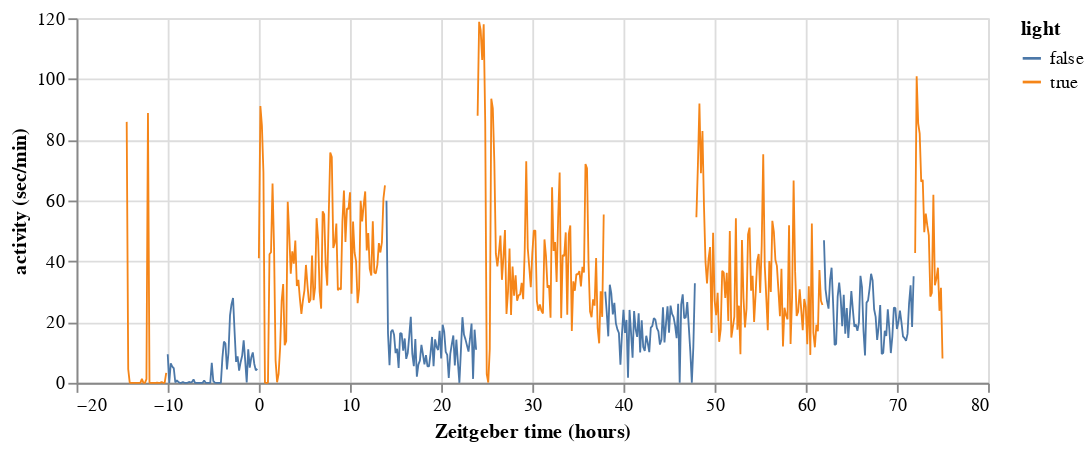

Notebook code for this chart:
### Markdown cell above
In this problem, you will work with your group to come up with some good ways to parametrize sleep behavior and estimate the values of these parameters. Choose two different ways to parametrize sleep behavior. You can use sleep metrics from the Prober, et al. paper or (for more fun) invent your own. For each of the ways of parametrizing sleep, provide instructive plots and estimate the values of the parameters. Be sure to discuss the rationale behind choosing your parametrizations.

### Code cell
def plot_trace(df, col='activity', location=1, units='sec/min'):
    """Plot a trace, coloring by light."""
    charts = []
    for day, light in itertools.product(df['day'].unique(), 
                                        df['light'].unique()):
        inds = ( (df['location'] == location) 
                & (df['day'] == day) 
                & (df['light'] == light))

        charts.append(
            alt.Chart(df.loc[inds, ['zeit', col, 'light']],
                  height=200,
                  width=500
                ).mark_line(
                    strokeWidth=1,
                    strokeJoin='bevel'
                ).encode(
                    x=alt.X('zeit:Q', title='Zeitgeber time (hours)'),
                    y=alt.Y(f'{col}:Q', title=f'activity ({units})'),
                    color='light:N',
                    order='zeit:Q'
            )
        )

    return alt.layer(*charts)

plot_trace(df_resampled, col='activity', location=1)

### Figure 1 — Vega-Lite specification as saved in the notebook (floating-point values rounded to 4 significant figures)
{"$schema": "https://vega.github.io/schema/vega-lite/v2.6.0.json", "config": {"view": {"height": 300, "width": 400}}, "datasets": {"data-0204ba2995ebd89e038c0b7e0b0209c2": [{"activity": 9.4, "light": false, "zeit": -10}, {"activity": 0, "light": false, "zeit": -9.833}, {"activity": 6.4, "light": false, "zeit": -9.667}, {"activity": 5.3, "light": false, "zeit": -9.5}, {"activity": 4.8, "light": false, "zeit": -9.333}, {"activity": 0.1, "light": false, "zeit": -9.167}, {"activity": 0.8, "light": false, "zeit": -9.0}, {"activity": 0.3, "light": false, "zeit": -8.833}, {"activity": 0, "light": false, "zeit": -8.667}, {"activity": 0, "light": false, "zeit": -8.5}, {"activity": 0.3, "light": false, "zeit": -8.333}, {"activity": 0, "light": false, "zeit": -8.167}, {"activity": 0, "light": false, "zeit": -8}, {"activity": 0, "light": false, "zeit": -7.833}, {"activity": 0.3, "light": false, "zeit": -7.667}, {"activity": 0.1, "light": false, "zeit": -7.5}, {"activity": 0.3, "light": false, "zeit": -7.333}, {"activity": 1.1, "light": false, "zeit": -7.167}, {"activity": 0, "light": false, "zeit": -7}, {"activity": 0, "light": false, "zeit": -6.833}, {"activity": 0, "light": false, "zeit": -6.667}, {"activity": 0, "light": false, "zeit": -6.5}, {"activity": 0, "light": false, "zeit": -6.333}, {"activity": 0, "light": false, "zeit": -6.167}, {"activity": 0.8, "light": false, "zeit": -6}, {"activity": 0, "light": false, "zeit": -5.833}, {"activity": 0, "light": false, "zeit": -5.667}, {"activity": 0, "light": false, "zeit": -5.5}, {"activity": 0, "light": false, "zeit": -5.333}, {"activity": 6.6, "light": false, "zeit": -5.167}, {"activity": 0.6, "light": false, "zeit": -5}, {"activity": 0.1, "light": false, "zeit": -4.833}, {"activity": 0, "light": false, "zeit": -4.667}, {"activity": 0, "light": false, "zeit": -4.5}, {"activity": 0, "light": false, "zeit": -4.333}, {"activity": 0, "light": false, "zeit": -4.167}, {"activity": 8.2, "light": false, "zeit": -4}, {"activity": 13.6, "light": false, "zeit": -3.833}, {"activity": 12.9, "light": false, "zeit": -3.667}, {"activity": 4.4, "light": false, "zeit": -3.5}, {"activity": 9.9, "light": false, "zeit": -3.333}, {"activity": 22.1, "light": false, "zeit": -3.167}, {"activity": 25.9, "light": false, "zeit": -3}, {"activity": 27.9, "light": false, "zeit": -2.833}, {"activity": 17, "light": false, "zeit": -2.667}, {"activity": 6.9, "light": false, "zeit": -2.5}, {"activity": 8.7, "light": false, "zeit": -2.333}, {"activity": 4, "light": false, "zeit": -2.167}, {"activity": 6.8, "light": false, "zeit": -2}, {"activity": 8.9, "light": false, "zeit": -1.833}, {"activity": 14, "light": false, "zeit": -1.667}, {"activity": 7.3, "light": false, "zeit": -1.5}, {"activity": 0.1, "light": false, "zeit": -1.333}, {"activity": 11.0, "light": false, "zeit": -1.167}, {"activity": 5, "light": false, "zeit": -1}, {"activity": 8.3, "light": false, "zeit": -0.8333}, {"activity": 10, "light": false, "zeit": -0.6667}, {"activity": 6.2, "light": false, "zeit": -0.5}, {"activity": 4.1, "light": false, "zeit": -0.3333}, {"activity": 4.6, "light": false, "zeit": -0.1667}], "data-06ba3942e36dc0de54647e9960f95fc8": [{"activity": 42.7, "light": true, "zeit": 72.0}, {"activity": 100.9, "light": true, "zeit": 72.17}, {"activity": 85.4, "light": true, "zeit": 72.33}, {"activity": 82, "light": true, "zeit": 72.5}, {"activity": 66.2, "light": true, "zeit": 72.67}, {"activity": 66.8, "light": true, "zeit": 72.83}, {"activity": 49.6, "light": true, "zeit": 73}, {"activity": 55.7, "light": true, "zeit": 73.17}, {"activity": 51.8, "light": true, "zeit": 73.33}, {"activity": 48.5, "light": true, "zeit": 73.5}, {"activity": 28.4, "light": true, "zeit": 73.67}, {"activity": 29.6, "light": true, "zeit": 73.83}, {"activity": 61.9, "light": true, "zeit": 74}, {"activity": 32.1, "light": true, "zeit": 74.17}, {"activity": 34.3, "light": true, "zeit": 74.33}, {"activity": 37.9, "light": true, "zeit": 74.5}, {"activity": 23.7, "light": true, "zeit": 74.67}, {"activity": 31.3, "light": true, "zeit": 74.83}, {"activity": 8, "light": true, "zeit": 75}], "data-1ccb1e180d2fb7a8e25c27f976e612f6": [{"activity": 54.5, "light": true, "zeit": 48}, {"activity": 71.6, "light": true, "zeit": 48.17}, {"activity": 91.9, "light": true, "zeit": 48.33}, {"activity": 69, "light": true, "zeit": 48.5}, {"activity": 82.9, "light": true, "zeit": 48.67}, {"activity": 58.1, "light": true, "zeit": 48.83}, {"activity": 39.8, "light": true, "zeit": 49}, {"activity": 32.7, "light": true, "zeit": 49.17}, {"activity": 40.7, "light": true, "zeit": 49.33}, {"activity": 44.7, "light": true, "zeit": 49.5}, {"activity": 16.4, "light": true, "zeit": 49.67}, {"activity": 49.4, "light": true, "zeit": 49.83}, {"activity": 27.1, "light": true, "zeit": 50}, {"activity": 22.3, "light": true, "zeit": 50.17}, {"activity": 29.6, "light": true, "zeit": 50.33}, {"activity": 13.5, "light": true, "zeit": 50.5}, {"activity": 17.6, "light": true, "zeit": 50.67}, {"activity": 36.9, "light": true, "zeit": 50.83}, {"activity": 36.3, "light": true, "zeit": 51}, {"activity": 27.9, "light": true, "zeit": 51.17}, {"activity": 36.2, "light": true, "zeit": 51.33}, {"activity": 20.38, "light": true, "zeit": 51.5}, {"activity": 50.0, "light": true, "zeit": 51.67}, {"activity": 14.9, "light": true, "zeit": 51.83}, {"activity": 18.3, "light": true, "zeit": 52}, {"activity": 21.8, "light": true, "zeit": 52.17}, {"activity": 54.2, "light": true, "zeit": 52.33}, {"activity": 17.5, "light": true, "zeit": 52.5}, {"activity": 25.4, "light": true, "zeit": 52.67}, {"activity": 9.4, "light": true, "zeit": 52.83}, {"activity": 47, "light": true, "zeit": 53}, {"activity": 28.0, "light": true, "zeit": 53.17}, {"activity": 18.2, "light": true, "zeit": 53.33}, {"activity": 24.4, "light": true, "zeit": 53.5}, {"activity": 48.8, "light": true, "zeit": 53.67}, {"activity": 51.1, "light": true, "zeit": 53.83}, {"activity": 30.3, "light": true, "zeit": 54}, {"activity": 35.2, "light": true, "zeit": 54.17}, {"activity": 20, "light": true, "zeit": 54.33}, {"activity": 29.3, "light": true, "zeit": 54.5}, {"activity": 40, "light": true, "zeit": 54.67}, {"activity": 42.4, "light": true, "zeit": 54.83}, {"activity": 29.6, "light": true, "zeit": 55}, {"activity": 45.4, "light": true, "zeit": 55.17}, {"activity": 75.2, "light": true, "zeit": 55.33}, {"activity": 38.6, "light": true, "zeit": 55.5}, {"activity": 28.2, "light": true, "zeit": 55.67}, {"activity": 17.3, "light": true, "zeit": 55.83}, {"activity": 40.1, "light": true, "zeit": 56}, {"activity": 29.9, "light": true, "zeit": 56.17}, {"activity": 53.3, "light": true, "zeit": 56.33}, {"activity": 49.7, "light": true, "zeit": 56.5}, {"activity": 40.5, "light": true, "zeit": 56.67}, {"activity": 38.5, "light": true, "zeit": 56.83}, {"activity": 30.5, "light": true, "zeit": 57}, {"activity": 21.9, "light": true, "zeit": 57.17}, {"activity": 37.5, "light": true, "zeit": 57.33}, {"activity": 12.0, "light": true, "zeit": 57.5}, {"activity": 24.7, "light": true, "zeit": 57.67}, {"activity": 22.3, "light": true, "zeit": 57.83}, {"activity": 20.9, "light": true, "zeit": 58}, {"activity": 51.9, "light": true, "zeit": 58.17}, {"activity": 12.8, "light": true, "zeit": 58.33}, {"activity": 28.2, "light": true, "zeit": 58.5}, {"activity": 66.6, "light": true, "zeit": 58.67}, {"activity": 36.6, "light": true, "zeit": 58.83}, {"activity": 22.0, "light": true, "zeit": 59}, {"activity": 23.4, "light": true, "zeit": 59.17}, {"activity": 30.8, "light": true, "zeit": 59.33}, {"activity": 24.1, "light": true, "zeit": 59.5}, {"activity": 17.3, "light": true, "zeit": 59.67}, {"activity": 27.6, "light": true, "zeit": 59.83}, {"activity": 25, "light": true, "zeit": 60}, {"activity": 12.7, "light": true, "zeit": 60.17}, {"activity": 31.8, "light": true, "zeit": 60.33}, {"activity": 9.2, "light": true, "zeit": 60.5}, {"activity": 52.4, "light": true, "zeit": 60.67}, {"activity": 16.5, "light": true, "zeit": 60.83}, {"activity": 11.7, "light": true, "zeit": 61}, {"activity": 19.1, "light": true, "zeit": 61.17}, {"activity": 17, "light": true, "zeit": 61.33}, {"activity": 37.1, "light": true, "zeit": 61.5}, {"activity": 27, "light": true, "zeit": 61.67}, {"activity": 25.6, "light": true, "zeit": 61.83}], "data-738f74767088fabc63be6055ec3e8c27": [{"activity": 41, "light": true, "zeit": 0}, {"activity": 91.1, "light": true, "zeit": 0.1667}, {"activity": 84.7, "light": true, "zeit": 0.3333}, {"activity": 69.3, "light": true, "zeit": 0.5}, {"activity": 0, "light": true, "zeit": 0.6667}, {"activity": 0, "light": true, "zeit": 0.8333}, {"activity": 0, "light": true, "zeit": 1}, {"activity": 42.3, "light": true, "zeit": 1.167}, {"activity": 43.0, "light": true, "zeit": 1.333}, {"activity": 65.6, "light": true, "zeit": 1.5}, {"activity": 44.4, "light": true, "zeit": 1.667}, {"activity": 7.4, "light": true, "zeit": 1.833}, {"activity": 0.2, "light": true, "zeit": 2}, {"activity": 3, "light": true, "zeit": 2.167}, {"activity": 11.6, "light": true, "zeit": 2.333}, {"activity": 26.9, "light": true, "zeit": 2.5}, {"activity": 32.5, "light": true, "zeit": 2.667}, {"activity": 12.4, "light": true, "zeit": 2.833}, {"activity": 13.7, "light": true, "zeit": 3}, {"activity": 59.6, "light": true, "zeit": 3.167}, {"activity": 49, "light": true, "zeit": 3.333}, {"activity": 35.9, "light": true, "zeit": 3.5}, {"activity": 43.3, "light": true, "zeit": 3.667}, {"activity": 39.2, "light": true, "zeit": 3.833}, {"activity": 46.8, "light": true, "zeit": 4}, {"activity": 31.9, "light": true, "zeit": 4.167}, {"activity": 33.9, "light": true, "zeit": 4.333}, {"activity": 27.7, "light": true, "zeit": 4.5}, {"activity": 22.7, "light": true, "zeit": 4.667}, {"activity": 27.1, "light": true, "zeit": 4.833}, {"activity": 30.4, "light": true, "zeit": 5}, {"activity": 38.8, "light": true, "zeit": 5.167}, {"activity": 32.1, "light": true, "zeit": 5.333}, {"activity": 26.4, "light": true, "zeit": 5.5}, {"activity": 27.4, "light": true, "zeit": 5.667}, {"activity": 41.9, "light": true, "zeit": 5.833}, {"activity": 27.2, "light": true, "zeit": 6}, {"activity": 31.3, "light": true, "zeit": 6.167}, {"activity": 54.2, "light": true, "zeit": 6.333}, {"activity": 47.4, "light": true, "zeit": 6.5}, {"activity": 30, "light": true, "zeit": 6.667}, {"activity": 24.4, "light": true, "zeit": 6.833}, {"activity": 56.43, "light": true, "zeit": 7}, {"activity": 55.4, "light": true, "zeit": 7.167}, {"activity": 38.5, "light": true, "zeit": 7.333}, {"activity": 32, "light": true, "zeit": 7.5}, {"activity": 55.3, "light": true, "zeit": 7.667}, {"activity": 75.8, "light": true, "zeit": 7.833}, {"activity": 74.3, "light": true, "zeit": 8}, {"activity": 44.4, "light": true, "zeit": 8.167}, {"activity": 46.1, "light": true, "zeit": 8.333}, {"activity": 52.4, "light": true, "zeit": 8.5}, {"activity": 30.5, "light": true, "zeit": 8.667}, {"activity": 31.2, "light": true, "zeit": 8.833}, {"activity": 30.7, "light": true, "zeit": 9.0}, {"activity": 53.1, "light": true, "zeit": 9.167}, {"activity": 63.3, "light": true, "zeit": 9.333}, {"activity": 46.4, "light": true, "zeit": 9.5}, {"activity": 57.4, "light": true, "zeit": 9.667}, {"activity": 57.2, "light": true, "zeit": 9.833}, {"activity": 62.7, "light": true, "zeit": 10}, {"activity": 29.3, "light": true, "zeit": 10.17}, {"activity": 53.1, "light": true, "zeit": 10.33}, {"activity": 42.9, "light": true, "zeit": 10.5}, {"activity": 39.9, "light": true, "zeit": 10.67}, {"activity": 26.2, "light": true, "zeit": 10.83}, {"activity": 31.0, "light": true, "zeit": 11}, {"activity": 59.9, "light": true, "zeit": 11.17}, {"activity": 53.1, "light": true, "zeit": 11.33}, {"activity": 58.5, "light": true, "zeit": 11.5}, {"activity": 63, "light": true, "zeit": 11.67}, {"activity": 43.6, "light": true, "zeit": 11.83}, {"activity": 49.3, "light": true, "zeit": 12}, {"activity": 37.5, "light": true, "zeit": 12.17}, {"activity": 35.3, "light": true, "zeit": 12.33}, {"activity": 53.2, "light": true, "zeit": 12.5}, {"activity": 36.3, "light": true, "zeit": 12.67}, {"activity": 36, "light": true, "zeit": 12.83}, {"activity": 38.8, "light": true, "zeit": 13}, {"activity": 46, "light": true, "zeit": 13.17}, {"activity": 42.9, "light": true, "zeit": 13.33}, {"activity": 46.2, "light": true, "zeit": 13.5}, {"activity": 60.6, "light": true, "zeit": 13.67}, {"activity": 65, "light": true, "zeit": 13.83}], "data-9b1fadecd0a80a118915a358e5e98d29": [{"activity": 87.9, "light": true, "zeit": 24}, {"activity": 118.8, "light": true, "zeit": 24.17}, {"activity": 116.1, "light": true, "zeit": 24.33}, {"activity": 106.3, "light": true, "zeit": 24.5}, {"activity": 118, "light": true, "zeit": 24.67}, {"activity": 85.7, "light": true, "zeit": 24.83}, {"activity": 2.9, "light": true, "zeit": 25}, {"activity": 0.1, "light": true, "zeit": 25.17}, {"activity": 11.2, "light": true, "zeit": 25.33}, {"activity": 93.5, "light": true, "zeit": 25.5}, {"activity": 90.3, "light": true, "zeit": 25.67}, {"activity": 72.7, "light": true, "zeit": 25.83}, {"activity": 42.5, "light": true, "zeit": 26}, {"activity": 38.3, "light": true, "zeit": 26.17}, {"activity": 42.8, "light": true, "zeit": 26.33}, {"activity": 48.5, "light": true, "zeit": 26.5}, {"activity": 33.9, "light": true, "zeit": 26.67}, {"activity": 41.5, "light": true, "zeit": 26.83}, {"activity": 50.3, "light": true, "zeit": 27}, {"activity": 22.7, "light": true, "zeit": 27.17}, {"activity": 30, "light": true, "zeit": 27.33}, {"activity": 44.2, "light": true, "zeit": 27.5}, {"activity": 22.3, "light": true, "zeit": 27.67}, {"activity": 38.3, "light": true, "zeit": 27.83}, {"activity": 28.7, "light": true, "zeit": 28}, {"activity": 35.4, "light": true, "zeit": 28.17}, {"activity": 27.0, "light": true, "zeit": 28.33}, {"activity": 28.8, "light": true, "zeit": 28.5}, {"activity": 29.1, "light": true, "zeit": 28.67}, {"activity": 32.9, "light": true, "zeit": 28.83}, {"activity": 27.5, "light": true, "zeit": 29}, {"activity": 43.7, "light": true, "zeit": 29.17}, {"activity": 72.9, "light": true, "zeit": 29.33}, {"activity": 44.3, "light": true, "zeit": 29.5}, {"activity": 38.0, "light": true, "zeit": 29.67}, {"activity": 31.5, "light": true, "zeit": 29.83}, {"activity": 42.7, "light": true, "zeit": 30}, {"activity": 50.1, "light": true, "zeit": 30.17}, {"activity": 50.1, "light": true, "zeit": 30.33}, {"activity": 26.9, "light": true, "zeit": 30.5}, {"activity": 23.7, "light": true, "zeit": 30.67}, {"activity": 25.8, "light": true, "zeit": 30.83}, {"activity": 23.7, "light": true, "zeit": 31}, {"activity": 22.8, "light": true, "zeit": 31.17}, {"activity": 47.2, "light": true, "zeit": 31.33}, {"activity": 41.7, "light": true, "zeit": 31.5}, {"activity": 31.3, "light": true, "zeit": 31.67}, {"activity": 32.1, "light": true, "zeit": 31.83}, {"activity": 21.4, "light": true, "zeit": 32}, {"activity": 64.4, "light": true, "zeit": 32.17}, {"activity": 43.4, "light": true, "zeit": 32.33}, {"activity": 46.3, "light": true, "zeit": 32.5}, {"activity": 33.2, "light": true, "zeit": 32.67}, {"activity": 54.2, "light": true, "zeit": 32.83}, {"activity": 69.2, "light": true, "zeit": 33.0}, {"activity": 21.3, "light": true, "zeit": 33.17}, {"activity": 42.1, "light": true, "zeit": 33.33}, {"activity": 41.7, "light": true, "zeit": 33.5}, {"activity": 49.5, "light": true, "zeit": 33.67}, {"activity": 22.4, "light": true, "zeit": 33.83}, {"activity": 48.9, "light": true, "zeit": 34.0}, {"activity": 51.8, "light": true, "zeit": 34.17}, {"activity": 17.1, "light": true, "zeit": 34.33}, {"activity": 33.4, "light": true, "zeit": 34.5}, {"activity": 30.3, "light": true, "zeit": 34.67}, {"activity": 35.8, "light": true, "zeit": 34.83}, {"activity": 35.7, "light": true, "zeit": 35.0}, {"activity": 36.8, "light": true, "zeit": 35.17}, {"activity": 31.7, "light": true, "zeit": 35.33}, {"activity": 38.2, "light": true, "zeit": 35.5}, {"activity": 36.3, "light": true, "zeit": 35.67}, {"activity": 72, "light": true, "zeit": 35.83}, {"activity": 70.6, "light": true, "zeit": 36.0}, {"activity": 39.4, "light": true, "zeit": 36.17}, {"activity": 23.5, "light": true, "zeit": 36.33}, {"activity": 21.6, "light": true, "zeit": 36.5}, {"activity": 27.5, "light": true, "zeit": 36.67}, {"activity": 25.4, "light": true, "zeit": 36.83}, {"activity": 41.1, "light": true, "zeit": 37}, {"activity": 18.1, "light": true, "zeit": 37.17}, {"activity": 13, "light": true, "zeit": 37.33}, {"activity": 30.1, "light": true, "zeit": 37.5}, {"activity": 21.7, "light": true, "zeit": 37.67}, {"activity": 55.4, "light": true, "zeit": 37.83}], "data-9f8e8692b5dc061d139a40e15af27f32": [{"activity": 59.9, "light": false, "zeit": 14}, {"activity": 16.3, "light": false, "zeit": 14.17}, {"activity": 5.8, "light": false, "zeit": 14.33}, {"activity": 16.8, "light": false, "zeit": 14.5}, {"activity": 17.5, "light": false, "zeit": 14.67}, {"activity": 15.8, "light": false, "zeit": 14.83}, {"activity": 9.8, "light": false, "zeit": 15}, {"activity": 11.2, "light": false, "zeit": 15.17}, {"activity": 4.9, "light": false, "zeit": 15.33}, {"activity": 16.4, "light": false, "zeit": 15.5}, {"activity": 16.2, "light": false, "zeit": 15.67}, {"activity": 10.6, "light": false, "zeit": 15.83}, {"activity": 14.6, "light": false, "zeit": 16}, {"activity": 7.9, "light": false, "zeit": 16.17}, {"activity": 9.8, "light": false, "zeit": 16.33}, {"activity": 15.5, "light": false, "zeit": 16.5}, {"activity": 21.7, "light": false, "zeit": 16.67}, {"activity": 9.5, "light": false, "zeit": 16.83}, {"activity": 5.5, "light": false, "zeit": 17.0}, {"activity": 14.4, "light": false, "zeit": 17.17}, {"activity": 2, "light": false, "zeit": 17.33}, {"activity": 6, "light": false, "zeit": 17.5}, {"activity": 7.3, "light": false, "zeit": 17.67}, {"activity": 12.5, "light": false, "zeit": 17.83}, {"activity": 9.4, "light": false, "zeit": 18.0}, {"activity": 6.1, "light": false, "zeit": 18.17}, {"activity": 9.1, "light": false, "zeit": 18.33}, {"activity": 5.4, "light": false, "zeit": 18.5}, {"activity": 5.4, "light": false, "zeit": 18.67}, {"activity": 9.7, "light": false, "zeit": 18.83}, {"activity": 15.1, "light": false, "zeit": 19}, {"activity": 5.5, "light": false, "zeit": 19.17}, {"activity": 14.3, "light": false, "zeit": 19.33}, {"activity": 11.8, "light": false, "zeit": 19.5}, {"activity": 10.8, "light": false, "zeit": 19.67}, {"activity": 17.1, "light": false, "zeit": 19.83}, {"activity": 8, "light": false, "zeit": 20}, {"activity": 19.1, "light": false, "zeit": 20.17}, {"activity": 16.8, "light": false, "zeit": 20.33}, {"activity": 10.2, "light": false, "zeit": 20.5}, {"activity": 9.2, "light": false, "zeit": 20.67}, {"activity": 1.6, "light": false, "zeit": 20.83}, {"activity": 9.5, "light": false, "zeit": 21}, {"activity": 12.7, "light": false, "zeit": 21.17}, {"activity": 15.6, "light": false, "zeit": 21.33}, {"activity": 5.7, "light": false, "zeit": 21.5}, {"activity": 14.2, "light": false, "zeit": 21.67}, {"activity": 6.8, "light": false, "zeit": 21.83}, {"activity": 0, "light": false, "zeit": 22}, {"activity": 10.6, "light": false, "zeit": 22.17}, {"activity": 21.6, "light": false, "zeit": 22.33}, {"activity": 15.9, "light": false, "zeit": 22.5}, {"activity": 14.3, "light": false, "zeit": 22.67}, {"activity": 12.3, "light": false, "zeit": 22.83}, {"activity": 10.3, "light": false, "zeit": 23}, {"activity": 14.6, "light": false, "zeit": 23.17}, {"activity": 19.5, "light": false, "zeit": 23.33}, {"activity": 1.3, "light": false, "zeit": 23.5}, {"activity": 17.5, "light": false, "zeit": 23.67}, {"activity": 10.9, "light": false, "zeit": 23.83}], "data-a3992d1aaa9e26408eef2222c632c493": [{"activity": 46.9, "light": false, "zeit": 62}, {"activity": 30.8, "light": false, "zeit": 62.17}, {"activity": 26.9, "light": false, "zeit": 62.33}, {"activity": 24.4, "light": false, "zeit": 62.5}, {"activity": 33.9, "light": false, "zeit": 62.67}, {"activity": 37.9, "light": false, "zeit": 62.83}, {"activity": 26.2, "light": false, "zeit": 63}, {"activity": 12.5, "light": false, "zeit": 63.17}, {"activity": 12.8, "light": false, "zeit": 63.33}, {"activity": 28.4, "light": false, "zeit": 63.5}, {"activity": 33, "light": false, "zeit": 63.67}, {"activity": 27.8, "light": false, "zeit": 63.83}, {"activity": 18.6, "light": false, "zeit": 64}, {"activity": 29, "light": false, "zeit": 64.17}, {"activity": 16.2, "light": false, "zeit": 64.33}, {"activity": 24.6, "light": false, "zeit": 64.5}, {"activity": 14.8, "light": false, "zeit": 64.67}, {"activity": 22, "light": false, "zeit": 64.83}, {"activity": 30.2, "light": false, "zeit": 65.0}, {"activity": 24.1, "light": false, "zeit": 65.17}, {"activity": 18.5, "light": false, "zeit": 65.33}, {"activity": 19.2, "light": false, "zeit": 65.5}, {"activity": 17.1, "light": false, "zeit": 65.67}, {"activity": 19.8, "light": false, "zeit": 65.83}, {"activity": 35.2, "light": false, "zeit": 66.0}, {"activity": 31.5, "light": false, "zeit": 66.17}, {"activity": 17.2, "light": false, "zeit": 66.33}, {"activity": 9, "light": false, "zeit": 66.5}, {"activity": 26.4, "light": false, "zeit": 66.67}, {"activity": 27.1, "light": false, "zeit": 66.83}, {"activity": 31.0, "light": false, "zeit": 67.0}, {"activity": 35.9, "light": false, "zeit": 67.17}, {"activity": 33.7, "light": false, "zeit": 67.33}, {"activity": 24.2, "light": false, "zeit": 67.5}, {"activity": 21.7, "light": false, "zeit": 67.67}, {"activity": 14.1, "light": false, "zeit": 67.83}, {"activity": 18.5, "light": false, "zeit": 68.0}, {"activity": 25.6, "light": false, "zeit": 68.17}, {"activity": 9.5, "light": false, "zeit": 68.33}, {"activity": 9.8, "light": false, "zeit": 68.5}, {"activity": 17.1, "light": false, "zeit": 68.67}, {"activity": 15.4, "light": false, "zeit": 68.83}, {"activity": 24.2, "light": false, "zeit": 69.0}, {"activity": 17.7, "light": false, "zeit": 69.17}, {"activity": 9.8, "light": false, "zeit": 69.33}, {"activity": 15.3, "light": false, "zeit": 69.5}, {"activity": 24.8, "light": false, "zeit": 69.67}, {"activity": 24.6, "light": false, "zeit": 69.83}, {"activity": 17.7, "light": false, "zeit": 70.0}, {"activity": 20.1, "light": false, "zeit": 70.17}, {"activity": 23.8, "light": false, "zeit": 70.33}, {"activity": 19.9, "light": false, "zeit": 70.5}, {"activity": 15.3, "light": false, "zeit": 70.67}, {"activity": 14.7, "light": false, "zeit": 70.83}, {"activity": 13.8, "light": false, "zeit": 71.0}, {"activity": 16.1, "light": false, "zeit": 71.17}, {"activity": 26.1, "light": false, "zeit": 71.33}, {"activity": 32.1, "light": false, "zeit": 71.5}, {"activity": 18.4, "light": false, "zeit": 71.67}, {"activity": 35.1, "light": false, "zeit": 71.83}], "data-cecf460d220d314ba481c5fded40ea97": [{"activity": 30, "light": false, "zeit": 38}, {"activity": 23.1, "light": false, "zeit": 38.17}, {"activity": 15.3, "light": false, "zeit": 38.33}, {"activity": 32.3, "light": false, "zeit": 38.5}, {"activity": 29.4, "light": false, "zeit": 38.67}, {"activity": 22.5, "light": false, "zeit": 38.83}, {"activity": 26.3, "light": false, "zeit": 39}, {"activity": 19.6, "light": false, "zeit": 39.17}, {"activity": 17.6, "light": false, "zeit": 39.33}, {"activity": 16.4, "light": false, "zeit": 39.5}, {"activity": 6, "light": false, "zeit": 39.67}, {"activity": 15.9, "light": false, "zeit": 39.83}, {"activity": 24.0, "light": false, "zeit": 40}, {"activity": 16.4, "light": false, "zeit": 40.17}, {"activity": 20.7, "light": false, "zeit": 40.33}, {"activity": 1.7, "light": false, "zeit": 40.5}, {"activity": 24.0, "light": false, "zeit": 40.67}, {"activity": 16.4, "light": false, "zeit": 40.83}, {"activity": 8.3, "light": false, "zeit": 41}, {"activity": 23.6, "light": false, "zeit": 41.17}, {"activity": 17.7, "light": false, "zeit": 41.33}, {"activity": 15.1, "light": false, "zeit": 41.5}, {"activity": 22.9, "light": false, "zeit": 41.67}, {"activity": 10, "light": false, "zeit": 41.83}, {"activity": 20.6, "light": false, "zeit": 42}, {"activity": 11.8, "light": false, "zeit": 42.17}, {"activity": 10.5, "light": false, "zeit": 42.33}, {"activity": 15.5, "light": false, "zeit": 42.5}, {"activity": 13.1, "light": false, "zeit": 42.67}, {"activity": 10.1, "light": false, "zeit": 42.83}, {"activity": 18.2, "light": false, "zeit": 43}, {"activity": 18.7, "light": false, "zeit": 43.17}, {"activity": 21.3, "light": false, "zeit": 43.33}, {"activity": 20.8, "light": false, "zeit": 43.5}, {"activity": 18, "light": false, "zeit": 43.67}, {"activity": 16.9, "light": false, "zeit": 43.83}, {"activity": 12.6, "light": false, "zeit": 44}, {"activity": 14.2, "light": false, "zeit": 44.17}, {"activity": 24.9, "light": false, "zeit": 44.33}, {"activity": 13.3, "light": false, "zeit": 44.5}, {"activity": 19.5, "light": false, "zeit": 44.67}, {"activity": 25.2, "light": false, "zeit": 44.83}, {"activity": 16.5, "light": false, "zeit": 45}, {"activity": 25.4, "light": false, "zeit": 45.17}, {"activity": 22.7, "light": false, "zeit": 45.33}, {"activity": 21.6, "light": false, "zeit": 45.5}, {"activity": 18.8, "light": false, "zeit": 45.67}, {"activity": 14.7, "light": false, "zeit": 45.83}, {"activity": 26.0, "light": false, "zeit": 46}, {"activity": 0, "light": false, "zeit": 46.17}, {"activity": 25.8, "light": false, "zeit": 46.33}, {"activity": 29.1, "light": false, "zeit": 46.5}, {"activity": 21.3, "light": false, "zeit": 46.67}, {"activity": 21.5, "light": false, "zeit": 46.83}, {"activity": 26.6, "light": false, "zeit": 47}, {"activity": 18.5, "light": false, "zeit": 47.17}, {"activity": 10.3, "light": false, "zeit": 47.33}, {"activity": 0, "light": false, "zeit": 47.5}, {"activity": 11.9, "light": false, "zeit": 47.67}, {"activity": 32.8, "light": false, "zeit": 47.83}], "data-d751713988987e9331980363e24189ce": [], "data-ecb2743fbdf8e5052ebf0bdb66e8dfef": [{"activity": 85.89, "light": true, "zeit": -14.5}, {"activity": 4.5, "light": true, "zeit": -14.33}, {"activity": 0, "light": true, "zeit": -14.17}, {"activity": 0, "light": true, "zeit": -14}, {"activity": 0, "light": true, "zeit": -13.83}, {"activity": 0, "light": true, "zeit": -13.67}, {"activity": 0, "light": true, "zeit": -13.5}, {"activity": 0, "light": true, "zeit": -13.33}, {"activity": 0, "light": true, "zeit": -13.17}, {"activity": 0, "light": true, "zeit": -13}, {"activity": 1.3, "light": true, "zeit": -12.83}, {"activity": 0, "light": true, "zeit": -12.67}, {"activity": 0, "light": true, "zeit": -12.5}, {"activity": 1.2, "light": true, "zeit": -12.33}, {"activity": 88.8, "light": true, "zeit": -12.17}, {"activity": 0, "light": true, "zeit": -12}, {"activity": 0, "light": true, "zeit": -11.83}, {"activity": 0, "light": true, "zeit": -11.67}, {"activity": 0, "light": true, "zeit": -11.5}, {"activity": 0, "light": true, "zeit": -11.33}, {"activity": 0.1, "light": true, "zeit": -11.17}, {"activity": 0, "light": true, "zeit": -11}, {"activity": 0, "light": true, "zeit": -10.83}, {"activity": 0.3, "light": true, "zeit": -10.67}, {"activity": 0, "light": true, "zeit": -10.5}, {"activity": 0, "light": true, "zeit": -10.33}, {"activity": 3.3, "light": true, "zeit": -10.17}]}, "layer": [{"data": {"name": "data-ecb2743fbdf8e5052ebf0bdb66e8dfef"}, "encoding": {"color": {"field": "light", "type": "nominal"}, "order": {"field": "zeit", "type": "quantitative"}, "x": {"field": "zeit", "title": "Zeitgeber time (hours)", "type": "quantitative"}, "y": {"field": "activity", "title": "activity (sec/min)", "type": "quantitative"}}, "height": 200, "mark": {"strokeJoin": "bevel", "strokeWidth": 1, "type": "line"}, "width": 500}, {"data": {"name": "data-0204ba2995ebd89e038c0b7e0b0209c2"}, "encoding": {"color": {"field": "light", "type": "nominal"}, "order": {"field": "zeit", "type": "quantitative"}, "x": {"field": "zeit", "title": "Zeitgeber time (hours)", "type": "quantitative"}, "y": {"field": "activity", "title": "activity (sec/min)", "type": "quantitative"}}, "height": 200, "mark": {"strokeJoin": "bevel", "strokeWidth": 1, "type": "line"}, "width": 500}, {"data": {"name": "data-738f74767088fabc63be6055ec3e8c27"}, "encoding": {"color": {"field": "light", "type": "nominal"}, "order": {"field": "zeit", "type": "quantitative"}, "x": {"field": "zeit", "title": "Zeitgeber time (hours)", "type": "quantitative"}, "y": {"field": "activity", "title": "activity (sec/min)", "type": "quantitative"}}, "height": 200, "mark": {"strokeJoin": "bevel", "strokeWidth": 1, "type": "line"}, "width": 500}, {"data": {"name": "data-9f8e8692b5dc061d139a40e15af27f32"}, "encoding": {"color": {"field": "light", "type": "nominal"}, "order": {"field": "zeit", "type": "quantitative"}, "x": {"field": "zeit", "title": "Zeitgeber time (hours)", "type": "quantitative"}, "y": {"field": "activity", "title": "activity (sec/min)", "type": "quantitative"}}, "height": 200, "mark": {"strokeJoin": "bevel", "strokeWidth": 1, "type": "line"}, "width": 500}, {"data": {"name": "data-9b1fadecd0a80a118915a358e5e98d29"}, "encoding": {"color": {"field": "light", "type": "nominal"}, "order": {"field": "zeit", "type": "quantitative"}, "x": {"field": "zeit", "title": "Zeitgeber time (hours)", "type": "quantitative"}, "y": {"field": "activity", "title": "activity (sec/min)", "type": "quantitative"}}, "height": 200, "mark": {"strokeJoin": "bevel", "strokeWidth": 1, "type": "line"}, "width": 500}, {"data": {"name": "data-cecf460d220d314ba481c5fded40ea97"}, "encoding": {"color": {"field": "light", "type": "nominal"}, "order": {"field": "zeit", "type": "quantitative"}, "x": {"field": "zeit", "title": "Zeitgeber time (hours)", "type": "quantitative"}, "y": {"field": "activity", "title": "activity (sec/min)", "type": "quantitative"}}, "height": 200, "mark": {"strokeJoin": "bevel", "strokeWidth": 1, "type": "line"}, "width": 500}, {"data": {"name": "data-1ccb1e180d2fb7a8e25c27f976e612f6"}, "encoding": {"color": {"field": "light", "type": "nominal"}, "order": {"field": "zeit", "type": "quantitative"}, "x": {"field": "zeit", "title": "Zeitgeber time (hours)", "type": "quantitative"}, "y": {"field": "activity", "title": "activity (sec/min)", "type": "quantitative"}}, "height": 200, "mark": {"strokeJoin": "bevel", "strokeWidth": 1, "type": "line"}, "width": 500}, {"data": {"name": "data-a3992d1aaa9e26408eef2222c632c493"}, "encoding": {"color": {"field": "light", "type": "nominal"}, "order": {"field": "zeit", "type": "quantitative"}, "x": {"field": "zeit", "title": "Zeitgeber time (hours)", "type": "quantitative"}, "y": {"field": "activity", "title": "activity (sec/min)", "type": "quantitative"}}, "height": 200, "mark": {"strokeJoin": "bevel", "strokeWidth": 1, "type": "line"}, "width": 500}, {"data": {"name": "data-06ba3942e36dc0de54647e9960f95fc8"}, "encoding": {"color": {"field": "light", "type": "nominal"}, "order": {"field": "zeit", "type": "quantitative"}, "x": {"field": "zeit", "title": "Zeitgeber time (hours)", "type": "quantitative"}, "y": {"field": "activity", "title": "activity (sec/min)", "type": "quantitative"}}, "height": 200, "mark": {"strokeJoin": "bevel", "strokeWidth": 1, "type": "line"}, "width": 500}, {"data": {"name": "data-d751713988987e9331980363e24189ce"}, "encoding": {"color": {"field": "light", "type": "nominal"}, "order": {"field": "zeit", "type": "quantitative"}, "x": {"field": "zeit", "title": "Zeitgeber time (hours)", "type": "quantitative"}, "y": {"field": "activity", "title": "activity (sec/min)", "type": "quantitative"}}, "height": 200, "mark": {"strokeJoin": "bevel", "strokeWidth": 1, "type": "line"}, "width": 500}]}
